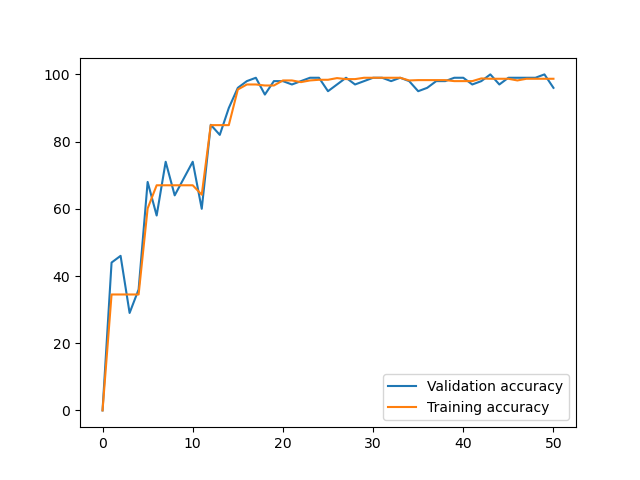

Write Python code to recreate this figure.
'''
Based on https://colindcarroll.com/2019/04/11/hamiltonian-monte-carlo-from-scratch/
and 
https://colindcarroll.com/2019/04/06/exercises-in-automatic-differentiation-using-autograd-and-jax/
'''
# import numpy as np
import pickle
import scipy.stats as st
from autograd import grad
import autograd.numpy as np
import matplotlib.pyplot as plt

'''
Very weird but allows for relative imports.
'''
import sys
sys.path.append("..")

from data import NoisyXOR
from tqdm import tqdm

np.random.seed(1)

def sigmoid(x):
    '''
    Autograd wrapper doesn't have sigmoid, so we define it here.
    '''
    return 1/(1 + np.exp(-x))

def weight_unpack(params, hid_size=4):
    '''
    Unpacks the weights and biases from the numpy array.
    '''
    w1 = params[:2*hid_size].reshape(2, hid_size)
    b1 = params[2*hid_size:3*hid_size].reshape(1, hid_size)
    w2 = params[3*hid_size:4*hid_size].reshape(hid_size, 1)
    b2 = params[-1].reshape(1, 1)

    return w1, b1, w2, b2

def evaluate(params, data : NoisyXOR, eval = False):
    '''
    Evaluates the accuracy of the model.
    Different dataset every time.
    '''
    w1, b1, w2, b2 = weight_unpack(params, hid_size=4)

    if eval:
        data = NoisyXOR(100)

    logit = np.dot(np.maximum(np.dot(data.X.numpy(), w1) + b1, 0), w2) + b2
    op = sigmoid(logit)

    op[op > 0.5] = 1
    op[op < 0.5] = 0
    
    return np.mean((op == data.y.numpy()))*100

def model(params, data : NoisyXOR):
    '''
    Computes the negative log likelihood of the model.
    '''
    w1, b1, w2, b2 = weight_unpack(params, hid_size=4)

    logit = np.dot(np.maximum(np.dot(data.X.numpy(), w1) + b1, 0), w2) + b2
    prob = sigmoid(logit)

    prob_plus = np.multiply(prob.squeeze(1), (data.y.squeeze(1).numpy() == 1.))
    prob_neg = np.multiply(1-prob.squeeze(1), (data.y.squeeze(1).numpy() == 0.))
    prob = prob_plus + prob_neg

    neg_log_prob = -np.sum(np.log(prob + 1e-10))

    return neg_log_prob

def negative_log_prob(prior_mu, prior_sigma, model, data : NoisyXOR):
    '''
    Computes the negative log posterior.
    '''

    def posterior(q):
        numerator = np.exp((-(q-prior_mu)**2)/(2*(prior_sigma**2)))
        denominator = np.sqrt(2*np.pi)*prior_sigma

        neg_log_likelihood = model(q, data)
        
        return -np.sum(np.log(numerator/denominator)) + neg_log_likelihood
    
    return posterior

def hamiltonian_monte_carlo(data, model=model, n_samples=50, negative_log_prob=negative_log_prob, initial_position=None, path_len=1, step_size=1e-3):
    """Run Hamiltonian Monte Carlo sampling.

    Parameters
    ----------
    data : NoisyXOR
        The dataset to train on.
    args : argparse.ArgumentParser
        The arguments passed to the script.
    model : callable
        The model to sample from. This takes in a single argument (the parameters of the model) and returns the log likelihood.
    n_samples : int
        Number of samples to return
    negative_log_prob : callable
        The negative log probability to sample from
    initial_position : np.array
        A place to start sampling from.
    path_len : float
        How long each integration path is. Smaller is faster and more correlated.
    step_size : float
        How long each integration step is. Smaller is slower and more accurate.

    Returns
    -------
    np.array
        Array of length `n_samples`.
    """
    # store
    neg_prob = negative_log_prob(np.zeros_like(initial_position), np.ones_like(initial_position), model, data)

    # autograd magic
    dVdq = grad(neg_prob)

    # collect all our samples in a list
    samples = [initial_position]

    # Keep a single object for momentum resampling
    momentum = st.norm(0, 1)

    # If initial_position is a 10d vector and n_samples is 100, we want
    # 100 x 10 momentum draws. We can do this in one call to momentum.rvs, and
    # iterate over rows
    size = (n_samples,) + initial_position.shape[:1]
    train_acc = [0]
    val_acc = [0]
    with tqdm(momentum.rvs(size=size)) as pbar: #desc=f"HMC, training accuracy : {train_acc[-1] :.4f}"
        for p0 in pbar:
            # Integrate over our path to get a new position and momentum
            q_new, p_new = leapfrog(
                samples[-1],
                p0,
                dVdq,
                path_len=path_len,
                step_size=step_size,
            )

            # Check Metropolis acceptance criterion
            start_log_p = neg_prob(samples[-1]) - np.sum(momentum.logpdf(p0)) #negative_log_prob(samples[-1])
            new_log_p = neg_prob(q_new) - np.sum(momentum.logpdf(p_new)) #negative_log_prob(q_new)
            if np.log(np.random.randn()) < start_log_p - new_log_p:
                samples.append(q_new)
            else:
                samples.append(np.copy(samples[-1]))

            train_acc.append(evaluate(samples[-1], data))
            val_acc.append(evaluate(samples[-1], data, eval=True))
            pbar.set_postfix(train_accuracy=train_acc[-1], val_accuracy=val_acc[-1])

    # Plotting
    #fig, (ax1, ax2) = plt.subplots(2, 1, figsize=(16, 16))
    plt.plot(val_acc, label='Validation accuracy')
    plt.plot(train_acc, label='Training accuracy')
    plt.legend()
    #ax2.plot(samples[:][-1], label='Final layer bias plot')
    plt.savefig('numpy_hmc/hmc.png')
    plt.close('all')

    y = data.y.numpy().squeeze()
    plt.plot(data.X.numpy()[:, 0][y == 1], data.X.numpy()[:, 1][y == 1], 'o', label='+')
    plt.plot(data.X.numpy()[:, 0][y == 0], data.X.numpy()[:, 1][y == 0], 'x', label='-')
    plt.savefig('numpy_hmc/data.png')
    plt.close('all')

    w1, b1, w2, b2 = weight_unpack(samples[-1], hid_size=4)
    logit = np.dot(np.maximum(np.dot(data.X.numpy(), w1) + b1, 0), w2) + b2
    op = sigmoid(logit)
    op[op > 0.5] = 1
    op[op < 0.5] = 0
    op = op.squeeze()

    plt.plot(data.X.numpy()[:, 0][op == 1], data.X.numpy()[:, 1][op == 1], 'o', label='+')
    plt.plot(data.X.numpy()[:, 0][op == 0], data.X.numpy()[:, 1][op == 0], 'x', label='-')
    plt.savefig('numpy_hmc/preds.png')
    plt.close('all')

    return np.array(samples[1:])

def leapfrog(q, p, dVdq, path_len, step_size):
    """Leapfrog integrator for Hamiltonian Monte Carlo.

    Parameters
    ----------
    q : np.floatX
        Initial position
    p : np.floatX
        Initial momentum
    dVdq : callable
        Gradient of the velocity
    path_len : float
        How long to integrate for
    step_size : float
        How long each integration step should be

    Returns
    -------
    q, p : np.floatX, np.floatX
        New position and momentum
    """
    q, p = np.copy(q), np.copy(p)

    p -= step_size * dVdq(q) / 2  # half step
    for _ in range(int(path_len/step_size) - 1): #/step_size
        q += step_size * p  # whole step
        p -= step_size * dVdq(q)  # whole step
    q += step_size * p  # whole step
    p -= step_size * dVdq(q) / 2  # half step

    # momentum flip at end
    return q, -p

if __name__ == '__main__':
    
    #NOTE to self : run as `python -m numpy_hmc.hmc`
    #Allows for relative imports

    total_params = 16
    num_train_samples = 1000
    data = NoisyXOR(num_train_samples)
    init = np.random.npr.normal(np.zeros(total_params), np.ones(total_params), total_params)
    samples = hamiltonian_monte_carlo(data=data, initial_position=init)
    with open(f'numpy_hmc/weights/params_{total_params}_num_samples_{num_train_samples}.pickle', 'wb') as handle:
        pickle.dump(samples[-1], handle, protocol=pickle.HIGHEST_PROTOCOL)